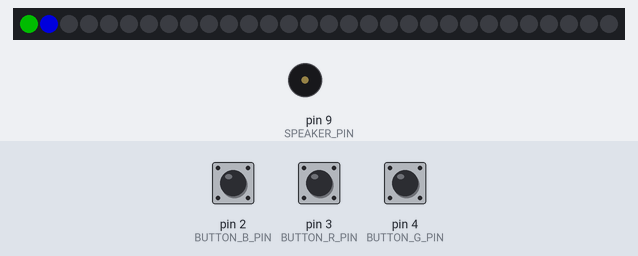
Bench run of a sketch on a simulated Arduino Uno, built with avr-gcc and run on an emulated ATmega328P. On the bench: 30 RGB LEDs in strip order, left to right, buzzer (waves = sounding). The test bench sets the inputs (shaded band); at power-on: pin 2 (BUTTON_B_PIN) HIGH, pin 4 (BUTTON_G_PIN) HIGH, pin 3 (BUTTON_R_PIN) HIGH. Dim RGB values are drawn brighter than linear; random numbers use the default seed unless the sketch sets one; what the sketch prints to the serial monitor is not drawn.

Above: at 2.5 s.
2.6 s: pin 2 (BUTTON_B_PIN) pulled LOW for 1 s
At 5.01 s:
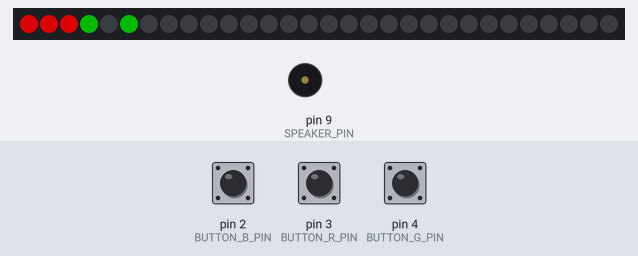
5.1 s: pin 4 (BUTTON_G_PIN) pulled LOW for 3.2 s
At 8.9 s:
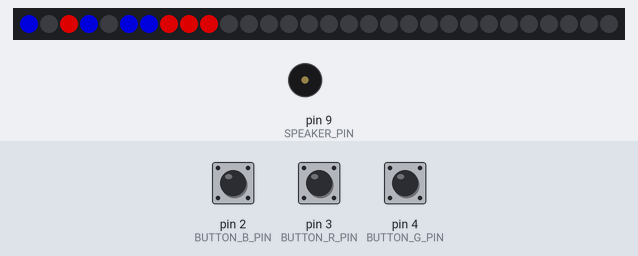
9.8 s: pin 3 (BUTTON_R_PIN) pulled LOW for 0.15 s
At 10.4 s:
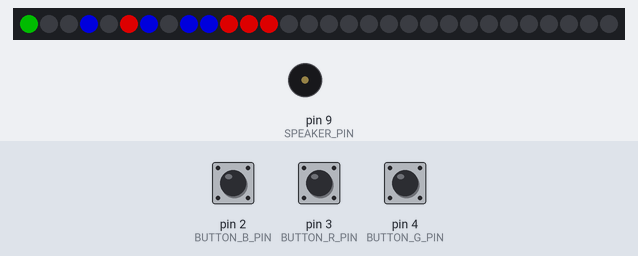
11.4 s: pin 3 (BUTTON_R_PIN) pulled LOW for 1 s
At 11.63 s:
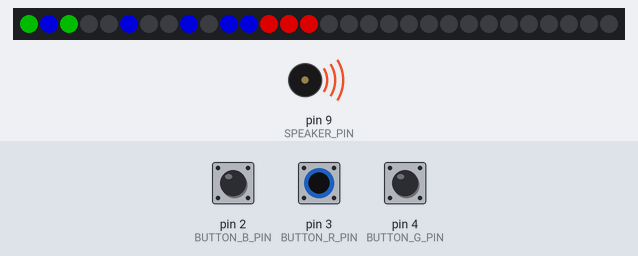
13.0 s: pin 4 (BUTTON_G_PIN) pulled LOW for 1 s
At 14.16 s:
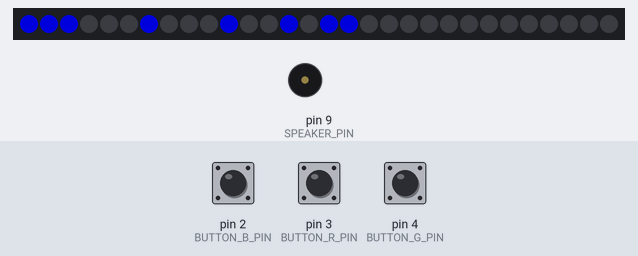
14.6 s: pin 2 (BUTTON_B_PIN) pulled LOW for 0.15 s
At 15.2 s:
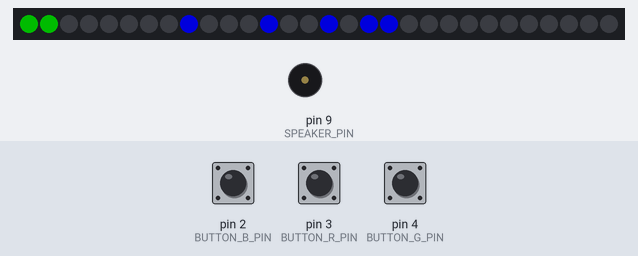
Timing chart, 0 to 22.2 s (numbered marks = the images above; inputs shaded):
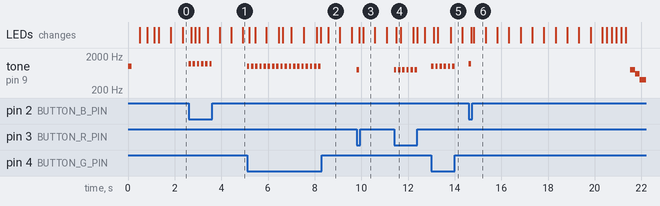

Measured:
- after the input at 2.6 s, tone on pin 9 (SPEAKER_PIN): alternates 1200 Hz for 0.10 s and silent for 0.08 s, 12 changes in all, then stays silent, starting at once
- after the input at 5.1 s, tone on pin 9 (SPEAKER_PIN): alternates 1000 Hz for 0.10 s and silent for 0.08 s, 36 changes in all, then stays silent, starting at once
- after the input at 9.8 s, tone on pin 9 (SPEAKER_PIN): silent → 800 Hz at once, → silent 0.10 s later
- after the input at 11.4 s, tone on pin 9 (SPEAKER_PIN): alternates 800 Hz for 0.10 s and silent for 0.08 s, 12 changes in all, then stays silent, starting at once
- after the input at 13.0 s, tone on pin 9 (SPEAKER_PIN): alternates 1000 Hz for 0.10 s and silent for 0.08 s, 12 changes in all, then stays silent, starting at once
- what the display in image 2 shows lasts 0.5 s, from 8.6 s to 9.1 s

The sketch:

color2.ino
```cpp
/*
  一维灯带反应力游戏 (连续同色块消除)
  - 按下按键消除最左边第一个匹配颜色及其右侧连续的同色灯珠
  - 例如：蓝蓝红绿 -> 按蓝，两个蓝色一起灭
*/

#include <FastLED.h>

// ========== 用户参数 ==========
#define LED_COUNT     30          // 灯珠数量
#define BRIGHTNESS    150         // 亮度
#define MOVE_INTERVAL 500         // 移动间隔(ms)
#define DEBOUNCE_MS   180         // 按键防抖

// ========== 硬件引脚 ==========
#define LED_PIN       6
#define SPEAKER_PIN   9
#define BUTTON_R_PIN  3
#define BUTTON_G_PIN  4
#define BUTTON_B_PIN  2

// ========== 颜色定义 ==========
const CRGB colorMap[3] = {
    CRGB::Red,    // 0
    CRGB::Green,  // 1
    CRGB::Blue    // 2
};

// ========== 全局变量 ==========
CRGB leds[LED_COUNT];
int beads[LED_COUNT];               // -1 表示空

unsigned long lastMoveTime = 0;
unsigned long lastButtonTime = 0;
bool gameOver = false;

// ========== 函数声明 ==========
void initGame();
void moveBeads();
void addNewBead();
void eliminateFirstGroupOfColor(int colorIndex);
void playButtonSound(int colorIndex);
void playGameOverSound();
void updateLEDs();
void startupTest();
void gameOverSequence();

// ========== 初始化 ==========
void setup() {
    Serial.begin(115200);
    Serial.println(F("\n===== 反应力游戏 (连续同色块消除) ====="));

    FastLED.addLeds<WS2812, LED_PIN, GRB>(leds, LED_COUNT);
    FastLED.setBrightness(BRIGHTNESS);
    FastLED.clear();
    FastLED.show();

    pinMode(BUTTON_R_PIN, INPUT_PULLUP);
    pinMode(BUTTON_G_PIN, INPUT_PULLUP);
    pinMode(BUTTON_B_PIN, INPUT_PULLUP);
    pinMode(SPEAKER_PIN, OUTPUT);

    startupTest();
    randomSeed(analogRead(A0));

    initGame();
    updateLEDs();
    FastLED.show();

    Serial.println(F("游戏开始！按下颜色键消除最左侧对应的连续同色块。"));
}

void startupTest() {
    tone(SPEAKER_PIN, 1000, 150);
    delay(200);
    noTone(SPEAKER_PIN);
    for (int i = 0; i < LED_COUNT; i++) {
        leds[i] = CRGB::White;
        FastLED.show();
        delay(20);
    }
    delay(150);
    for (int i = 0; i < LED_COUNT; i++) {
        leds[i] = CRGB::Black;
        FastLED.show();
        delay(10);
    }
}

void initGame() {
    for (int i = 0; i < LED_COUNT; i++) {
        beads[i] = -1;
    }
    gameOver = false;
    lastMoveTime = millis();
}

// ========== 主循环 ==========
void loop() {
    unsigned long now = millis();

    // 流水灯移动
    if (!gameOver && (now - lastMoveTime >= MOVE_INTERVAL)) {
        lastMoveTime = now;
        moveBeads();
        addNewBead();
        updateLEDs();
        FastLED.show();

        // 失败检测
        if (beads[LED_COUNT - 1] != -1) {
            gameOverSequence();
        }
    }

    // 按键处理
    if (now - lastButtonTime >= DEBOUNCE_MS) {
        int pressedColor = -1;
        if (digitalRead(BUTTON_R_PIN) == LOW) {
            pressedColor = 0;
        } else if (digitalRead(BUTTON_G_PIN) == LOW) {
            pressedColor = 1;
        } else if (digitalRead(BUTTON_B_PIN) == LOW) {
            pressedColor = 2;
        }

        if (pressedColor != -1) {
            lastButtonTime = now;

            if (gameOver) {
                initGame();
                updateLEDs();
                FastLED.show();
                Serial.println(F("重新开始！"));
                return;
            }

            // 消除最左侧连续同色块
            eliminateFirstGroupOfColor(pressedColor);
            playButtonSound(pressedColor);
            updateLEDs();
            FastLED.show();
        }
    }
}

// ========== 流水右移 ==========
void moveBeads() {
    for (int i = LED_COUNT - 1; i > 0; i--) {
        beads[i] = beads[i - 1];
    }
    beads[0] = -1;
}

void addNewBead() {
    beads[0] = random(0, 3);
}

// ========== 消除最左边第一个匹配颜色及其右侧连续的同色灯珠 ==========
void eliminateFirstGroupOfColor(int colorIndex) {
    // 找到第一个匹配的颜色
    int start = -1;
    for (int i = 0; i < LED_COUNT; i++) {
        if (beads[i] == colorIndex) {
            start = i;
            break;
        }
    }
    if (start == -1) return;  // 没有该颜色

    // 从 start 开始向后消除所有连续同色
    int end = start;
    while (end < LED_COUNT && beads[end] == colorIndex) {
        beads[end] = -1;
        end++;
    }

    Serial.print(F("消除连续"));
    if (colorIndex == 0) Serial.print(F("红"));
    else if (colorIndex == 1) Serial.print(F("绿"));
    else Serial.print(F("蓝"));
    Serial.print(F("色块，位置 "));
    Serial.print(start);
    Serial.print(F("~"));
    Serial.println(end - 1);
}

// ========== 按键音效 ==========
void playButtonSound(int colorIndex) {
    int freq = 800 + colorIndex * 200;
    tone(SPEAKER_PIN, freq, 120);
    delay(100);
    noTone(SPEAKER_PIN);
}

// ========== 失败音效与灯效 ==========
void playGameOverSound() {
    tone(SPEAKER_PIN, 800, 200);
    delay(200);
    tone(SPEAKER_PIN, 600, 200);
    delay(200);
    tone(SPEAKER_PIN, 400, 300);
    delay(300);
    noTone(SPEAKER_PIN);
}

void gameOverSequence() {
    gameOver = true;
    Serial.println(F("游戏失败！"));

    for (int t = 0; t < 3; t++) {
        for (int i = 0; i < LED_COUNT; i++) {
            leds[i] = CRGB::Red;
        }
        FastLED.show();
        delay(200);
        for (int i = 0; i < LED_COUNT; i++) {
            leds[i] = CRGB::Black;
        }
        FastLED.show();
        delay(200);
    }
    playGameOverSound();
    Serial.println(F("按任意颜色键重新开始。"));
}

// ========== 更新灯带显示 ==========
void updateLEDs() {
    for (int i = 0; i < LED_COUNT; i++) {
        if (beads[i] >= 0 && beads[i] <= 2) {
            leds[i] = colorMap[beads[i]];
        } else {
            leds[i] = CRGB::Black;
        }
    }
}
```
